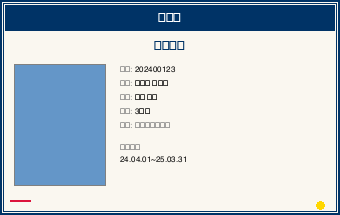

This figure's Python source:
#!/usr/bin/env python3
"""
测试学生证生成器
"""

import os
from PIL import Image
from api.student_id_generator import StudentIdGenerator

def test_student_id_generation():
    """测试学生证生成功能"""
    print("🧪 开始测试学生证生成器...")
    
    # 创建生成器实例
    generator = StudentIdGenerator()
    print("✅ 生成器实例创建成功")
    
    # 测试数据
    student_data = {
        'schoolName': '東京大学',
        'studentName': '山田 太郎',
        'studentNameKana': 'やまだ たろう',
        'studentId': '202400123',
        'grade': '3年生',
        'department': '工学部情報学科',
        'validFrom': '2024.04.01',
        'validTo': '2025.03.31'
    }
    print("✅ 测试数据准备完成")
    
    # 创建测试照片（纯色图像）
    test_photo = Image.new('RGB', (300, 400), (100, 150, 200))
    print("✅ 测试照片创建完成")
    
    try:
        # 生成学生证
        student_id_image = generator.create_student_id_image(student_data, test_photo)
        print("✅ 学生证图像生成成功")
        
        # 保存测试图像
        output_path = 'test_student_id.png'
        student_id_image.save(output_path)
        print(f"✅ 测试图像保存成功: {output_path}")
        
        # 检查图像尺寸
        width, height = student_id_image.size
        print(f"📏 生成的学生证尺寸: {width}x{height} 像素")
        
        if width == 340 and height == 215:
            print("✅ 图像尺寸正确")
        else:
            print("❌ 图像尺寸不正确")
            
        print("\n🎉 学生证生成器测试完成！")
        print(f"📁 生成的测试文件位置: {os.path.abspath(output_path)}")
        
        return True
        
    except Exception as e:
        print(f"❌ 测试失败: {str(e)}")
        import traceback
        traceback.print_exc()
        return False

if __name__ == "__main__":
    success = test_student_id_generation()
    exit(0 if success else 1)
